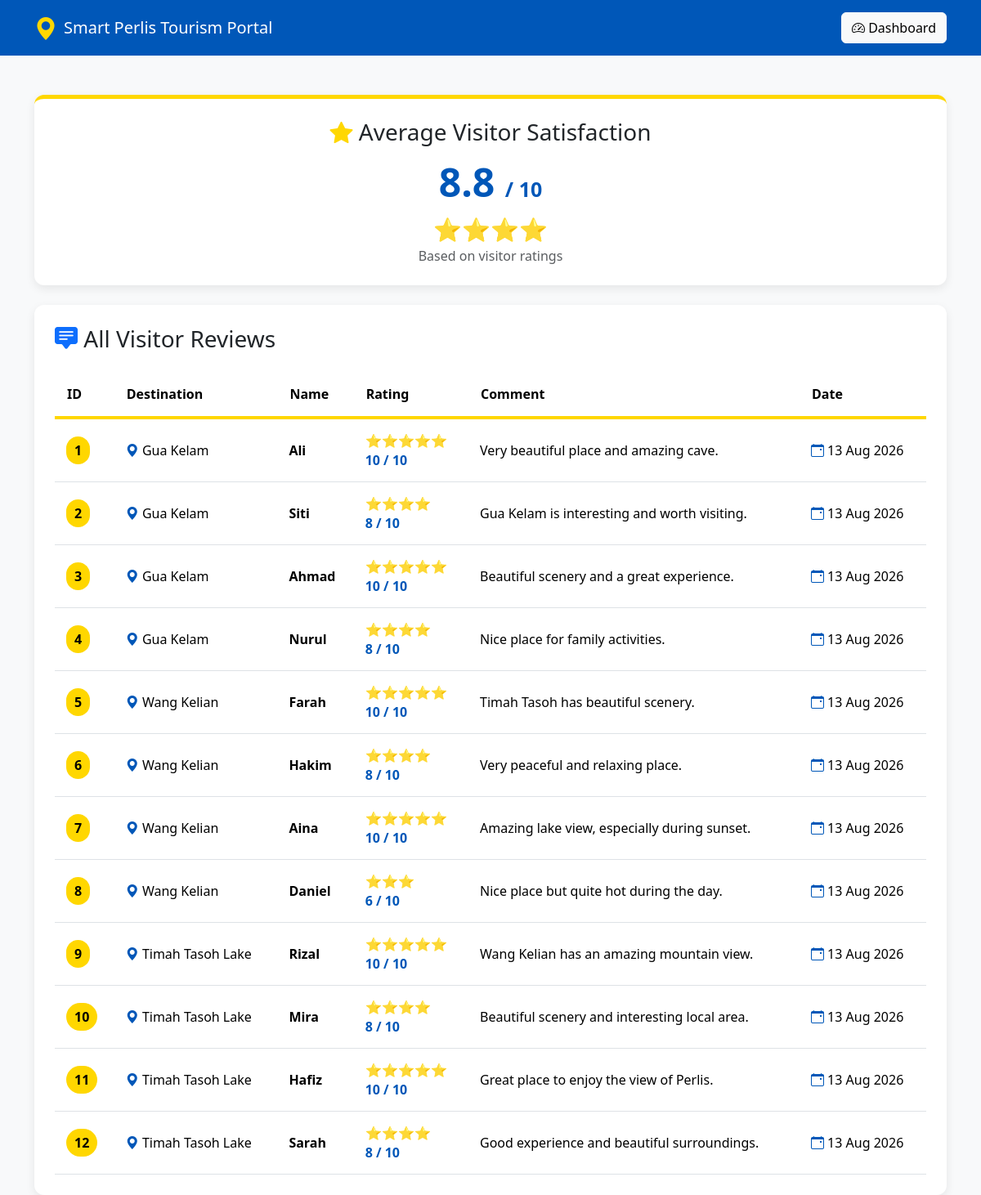
The app's page /admin/manage_rating.php (signed in) with its own data.
### tables this page shows
CREATE TABLE `destination_ratings` (
  `rating_id` int(11) NOT NULL,
  `destination_id` int(11) NOT NULL,
  `name` varchar(100) NOT NULL,
  `rating` int(11) NOT NULL,
  `comment` text DEFAULT NULL,
  `created_at` timestamp NOT NULL DEFAULT current_timestamp()
);

CREATE TABLE `destinations` (
  `destination_id` int(11) NOT NULL,
  `destination_name` varchar(100) NOT NULL,
  `category` varchar(50) DEFAULT NULL,
  `location` varchar(100) DEFAULT NULL,
  `description` text DEFAULT NULL,
  `image` varchar(255) DEFAULT NULL,
  `created_at` timestamp NOT NULL DEFAULT current_timestamp()
);

### admin/manage_rating.php (the view, shortened to what this page needs)
<?php
include("../config.php");
$avgQuery = mysqli_query(
    $conn,
    "SELECT AVG(rating) AS average
     FROM destination_ratings"
);
$avgData = mysqli_fetch_assoc($avgQuery);
if($avgData['average']){
    $averageRating = $avgData['average'] * 2;
}
else{
    $averageRating = 0;
}
?>
<!DOCTYPE html>
<html lang="en">
<head>
<link
    href="https://cdn.jsdelivr.net/npm/bootstrap@5.3.3/dist/css/bootstrap.min.css"
    rel="stylesheet"
>
<link
    href="https://cdn.jsdelivr.net/npm/bootstrap-icons@1.11.3/font/bootstrap-icons.css"
    rel="stylesheet"
>
</head>
<body class="bg-light">
<nav class="navbar navbar-dark navbar-blue">
<div class="container">
<a class="navbar-brand d-flex align-items-center gap-2">
<i class="bi bi-geo-alt-fill logo-icon"></i>
<span>
Smart Perlis Tourism Portal
</span>
</a>
<a
    href="dashboard.php"
    class="btn btn-light"
>
<i class="bi bi-speedometer2"></i>
Dashboard
</a>
</div>
</nav>
<div class="container mt-5">
<div class="card rating-card p-4 mb-4 text-center">
<h3>
<i class="bi bi-star-fill rating-stars"></i>
Average Visitor Satisfaction
</h3>
<div class="average-rating">
<?php
echo number_format(
    $averageRating,
    1
);
?>
<span style="font-size: 25px;">
/ 10
</span>
</div>
<div class="rating-stars">
<?php
$fullStars = round($averageRating / 2);
for($i = 0; $i < $fullStars; $i++){
    echo "⭐";
}
?>
</div>
<p class="text-muted mb-0">
Based on visitor ratings
</p>
</div>
<div class="review-container">
<h3 class="mb-4">
<i class="bi bi-chat-square-text-fill text-primary"></i>
All Visitor Reviews
</h3>
<div class="table-responsive">
<table class="table rating-table">
<thead>
<tr>
<th>
ID
</th>
<th>
Destination
</th>
<th>
Name
</th>
<th>
Rating
</th>
<th>
Comment
</th>
<th>
Date
</th>
</tr>
</thead>
<tbody>
<?php
$sql = "
SELECT
destination_ratings.*,
destinations.destination_name
FROM destination_ratings
JOIN destinations
ON destination_ratings.destination_id =
destinations.destination_id
ORDER BY created_at DESC
";
$result = mysqli_query(
    $conn,
    $sql
);
?>
<?php
while($row = mysqli_fetch_assoc($result)){
?>
<tr>
<td>
<span class="id-badge">
<?php
echo (int)$row['rating_id'];
?>
</span>
</td>
<td>
<i class="bi bi-geo-alt-fill location-icon"></i>
<?php
echo htmlspecialchars(
    $row['destination_name']
);
?>
</td>
<td>
<strong>
<?php
echo htmlspecialchars(
    $row['name']
);
?>
</strong>
</td>
<td>
<?php
$rating10 = $row['rating'] * 2;
for(
    $i = 0;
    $i < $row['rating'];
    $i++
){
    echo "<span class='rating-stars-small'>⭐</span>";
}
?>
<br>
<span class="rating-value">
<?php
echo $rating10;
?> / 10
</span>
</td>
<td>
<?php
echo !empty($row['comment'])
    ? htmlspecialchars($row['comment'])
    : "-";
?>
</td>
<td>
<i class="bi bi-calendar-event location-icon"></i>
<?php
echo date(
    "d M Y",
    strtotime(
        $row['created_at']
    )
);
?>
</td>
</tr>
<?php
}
?>
</tbody>
</table>
</div>
</div>
</div>
</body>
</html>

### admin/manage_rating.php (style rules this page uses)
.navbar-blue { background-color: #0057B8; }
.logo-icon { color: #FFD700; font-size: 28px; }
.rating-card { background-color: white; border: none; border-top: 5px solid #FFD700; border-radius: 12px; box-shadow: 0 4px 12px rgba(0,0,0,0.08); }
.average-rating { color: #0057B8; font-size: 48px; font-weight: bold; }
.rating-stars { color: #FFD700; font-size: 28px; }
.review-container { background-color: white; border-radius: 12px; padding: 25px; box-shadow: 0 4px 12px rgba(0,0,0,0.08); }
.rating-table { margin-bottom: 0; }
.rating-table thead { background-color: #0057B8; color: white; }
.rating-table thead th { padding: 15px; border: none; font-weight: 600; }
.rating-table thead tr { border-bottom: 4px solid #FFD700; }
.rating-table tbody td { padding: 14px; vertical-align: middle; }
.rating-table tbody tr:nth-child(even) { background-color: #F0F6FF; }
.rating-table tbody tr:nth-child(odd) { background-color: #FFFFFF; }
.id-badge { background-color: #FFD700; color: #000; padding: 6px 10px; border-radius: 20px; font-weight: bold; }
.rating-value { color: #0057B8; font-weight: bold; }
.rating-stars-small { color: #FFD700; }
.location-icon { color: #0057B8; }

### records on screen
destination_ratings: rating_id "1", destination.destination_name "Gua Kelam", name "Ali", rating "10", comment "Very beautiful place and amazing cave.", created_at "13 Aug 2026"
destination_ratings: rating_id "2", destination.destination_name "Gua Kelam", name "Siti", rating "8", comment "Gua Kelam is interesting and worth visiting.", created_at "13 Aug 2026"
destination_ratings: rating_id "3", destination.destination_name "Gua Kelam", name "Ahmad", rating "10", comment "Beautiful scenery and a great experience.", created_at "13 Aug 2026"
destination_ratings: rating_id "4", destination.destination_name "Gua Kelam", name "Nurul", rating "8", comment "Nice place for family activities.", created_at "13 Aug 2026"
destination_ratings: rating_id "5", destination.destination_name "Wang Kelian", name "Farah", rating "10", comment "Timah Tasoh has beautiful scenery.", created_at "13 Aug 2026"
destination_ratings: rating_id "6", destination.destination_name "Wang Kelian", name "Hakim", rating "8", comment "Very peaceful and relaxing place.", created_at "13 Aug 2026"
destination_ratings: rating_id "7", destination.destination_name "Wang Kelian", name "Aina", rating "10", comment "Amazing lake view, especially during sunset.", created_at "13 Aug 2026"
destination_ratings: rating_id "8", destination.destination_name "Wang Kelian", name "Daniel", rating "6", comment "Nice place but quite hot during the day.", created_at "13 Aug 2026"
destination_ratings: rating_id "9", destination.destination_name "Timah Tasoh Lake", name "Rizal", rating "10", comment "Wang Kelian has an amazing mountain view.", created_at "13 Aug 2026"
destination_ratings: rating_id "10", destination.destination_name "Timah Tasoh Lake", name "Mira", rating "8", comment "Beautiful scenery and interesting local area.", created_at "13 Aug 2026"
destination_ratings: rating_id "11", destination.destination_name "Timah Tasoh Lake", name "Hafiz", rating "10", comment "Great place to enjoy the view of Perlis.", created_at "13 Aug 2026"
destination_ratings: rating_id "12", destination.destination_name "Timah Tasoh Lake", name "Sarah", rating "8", comment "Good experience and beautiful surroundings.", created_at "13 Aug 2026"

### other values on screen
$averageRating "8.8"
